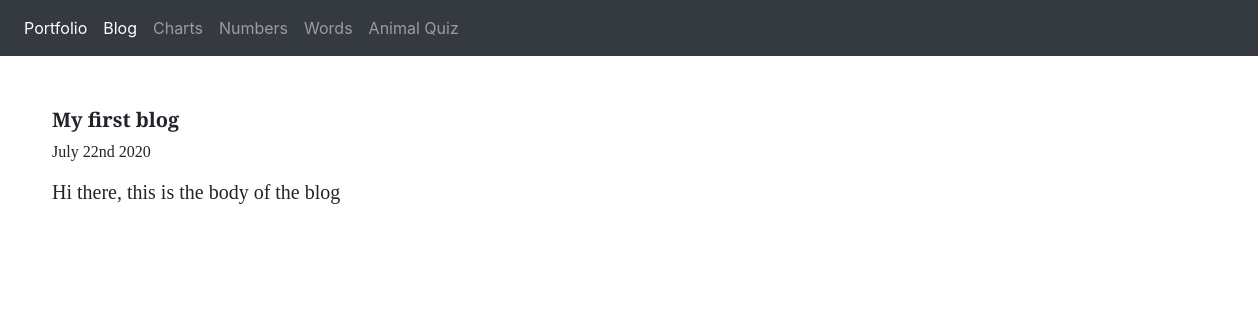
Page /blog/1/ on the committed database.
### blog/models.py (models this page shows, shortened)
class Blog(models.Model):
    title = models.CharField(max_length=200)
    date = models.DateField()
    body = models.TextField()

### blog/views.py (the view)
# urls.py: path('<int:blog_id>/', views.detail, name="detail"),
def detail(request, blog_id):
    blog = get_object_or_404(Blog, pk=blog_id)
    return render(request, 'blog/detail.html',{'blog':blog})

### blog/templates/blog/detail.html
{% extends 'portfolio/base.html' %}
{% block content %}
    <div class="container-fluid mx-5 p-1">
        <h5><b>{{ blog.title }}</b></h5>
        <p>{{ blog.date|date:'F jS Y' }}</p>
        <h5>{{ blog.body }}</h5>
    </div>
{% endblock %}

### portfolio/templates/portfolio/base.html (style rules this page uses)
h5, p { font-family: 'Zilla Slab', serif; }

### rows in the picture
Blog: title "My first blog", date "July 22nd 2020", body "Hi there, this is the body of the blog"
